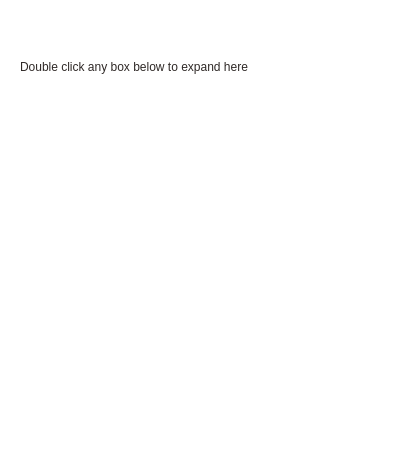
<?xml version="1.0" encoding="UTF-8"?>
<ui version="4.0">
 <class>FileProptsDialog</class>
 <widget class="QDialog" name="FileProptsDialog">
  <property name="geometry">
   <rect>
    <x>0</x>
    <y>0</y>
    <width>419</width>
    <height>453</height>
   </rect>
  </property>
  <property name="windowTitle">
   <string>properties</string>
  </property>
  <property name="windowIcon">
   <iconset resource="img.qrc">
    <normaloff>:/img/icons/Logo400.png</normaloff>:/img/icons/Logo400.png</iconset>
  </property>
  <property name="styleSheet">
   <string notr="true">QScrollBar:vertical{
	width: 5px; 
}

QScrollBar:horizontal{
	height: 5px; 
}

QScrollBar:horizontal,
QScrollBar:vertical{
	background: rgba(250,250,250,0.5);
}

QScrollBar::sub-page:horizontal,
QScrollBar::add-page:horizontal,
QScrollBar::add-line:horizontal,
QScrollBar::sub-line:horizontal,
QScrollBar::add-line:vertical,
QScrollBar::sub-line:vertical,
QScrollBar::sub-page:vertical,
QScrollBar::add-page:vertical{
	background: none;
}

QScrollBar::handle:vertical,
QScrollBar::handle:horizontal{
	background: rgba(70,65,65);
}


/**/
QWidget{
	font-size: 12px;
	background-color: rgba(255,255,255,0);
}

[objectName^=&quot;inputLabel_&quot;]{
	margin: 5px 0;
	font-size: 24pt;
}

Line{
	background-color: silver;
	border: silver;
}

QTableWidget, QScrollArea, QGroupBox, QListWidget, QTextBrowser{
	border: 0;
}

QPushButton,QLineEdit{
	padding: 5px 15px;
	margin: 5px;
	min-width: 150px;
}

[objectName^=&quot;inputLabel_&quot;], 
[objectName = &quot;appLabel&quot;], 
QWidget,
QPushButton, 
QLineEdit,
QComboBox,
tooltip{
	
	font: 12pt &quot;Monotype Corsiva&quot;;
	font: 10pt &quot;Century Gothic&quot;;
	font: 12pt &quot;Quicksand&quot;;

}

[objectName=&quot;navBar&quot;]{
	padding: 15px;
	margin: 5px;
}

[objectName^=&quot;navBar&quot;], 
[objectName^=&quot;widget&quot;],
[objectName=&quot;main_frame&quot;],
QPushButton,
QLineEdit, 
QTableWidget::item{
	border: 1px solid silver;
}

QLineEdit:hover,
[objectName^=&quot;widget&quot;]:hover,
QPushButton:hover{
	border: 1px solid grey;
}

QPushButton:hover{
	text-decoration: underline;
}

QPushButton:pressed{
	font-size: 11px;
	font-weight: bold;
}

QLineEdit:active{
	background-color: white;
}

QWidget[objectName^=&quot;widget&quot;] QPushButton,
QWidget QPushButton{
	background-color: rgba(70,65,65);
	color: rgb(250,245,245);
}

QTextBrowser{
	padding-top: 15px;
	padding-left: 15px;
}

/*border-radius*/
[objectName=&quot;centralWidget&quot;] QWidget{
	border-radius: 3px;
}

/*image and colors*/
/*dark theme*/
QWidget{
	background-image: url(:/img/background/bkg.png);
	background: rgba(47, 41, 39, 1);
	color: silver;
}

QTabBar::tab:selected, QTabBar::tab:hover {
	background-color: rgba(255,255,255,0.2);
}

QTabBar::tab:selected {
	color: white;
}

QTabBar::tab:!selected {
	color: silver;
}

QFrame [objectName=&quot;line&quot;]{
	background-color: rgba(255,255,255,0.1);
	height: 1px;
}

/*light theme*/
QWidget{
	background-image: url(:/img/background/bkg.png);
	background: white;
	color: rgb(47, 41, 39);
}

QTabBar::tab:selected, QTabBar::tab:hover {
	background-color: rgba(255,255,255,0.2);
}

QTabBar::tab:selected {
	color: white;
	background-color:  rgba(70,65,65);
}

QTabBar::tab:!selected {
	color:  rgb(47, 41, 39);
}

QFrame [objectName=&quot;line&quot;]{
	background-color: rgba(255,255,255,0.1);
	height: 1px;
}

/*qtabwidget setup*/
QTabWidget{
	border: 0;
}

QTabWidget::pane { 
    border-top: 2px solid #C2C7CB;
    position: absolute;
    top: -0.5em;
	border: 0;
}

QTabBar::tab {
	width: 150px;
	background-color: rgba(255,255,255,0);
}


</string>
  </property>
  <layout class="QVBoxLayout" name="verticalLayout">
   <item>
    <widget class="QWidget" name="widget_expandedpropertywrapper" native="true">
     <property name="minimumSize">
      <size>
       <width>252</width>
       <height>111</height>
      </size>
     </property>
     <property name="styleSheet">
      <string notr="true"/>
     </property>
     <layout class="QVBoxLayout" name="verticalLayout_4">
      <item>
       <widget class="QLabel" name="label">
        <property name="styleSheet">
         <string notr="true"/>
        </property>
        <property name="text">
         <string>Double click any box below to expand here</string>
        </property>
        <property name="wordWrap">
         <bool>true</bool>
        </property>
       </widget>
      </item>
     </layout>
    </widget>
   </item>
   <item>
    <widget class="QWidget" name="widget_tablewrapper" native="true">
     <layout class="QVBoxLayout" name="verticalLayout_2">
      <item>
       <widget class="QScrollArea" name="scrollArea">
        <property name="widgetResizable">
         <bool>true</bool>
        </property>
        <widget class="QWidget" name="scrollAreaWidgetContents">
         <property name="geometry">
          <rect>
           <x>0</x>
           <y>0</y>
           <width>383</width>
           <height>300</height>
          </rect>
         </property>
         <layout class="QVBoxLayout" name="verticalLayout_3">
          <item>
           <widget class="QTableWidget" name="tableWidget">
            <property name="styleSheet">
             <string notr="true">border: 0;</string>
            </property>
           </widget>
          </item>
         </layout>
        </widget>
       </widget>
      </item>
     </layout>
    </widget>
   </item>
  </layout>
 </widget>
 <resources>
  <include location="img.qrc"/>
 </resources>
 <connections/>
</ui>
